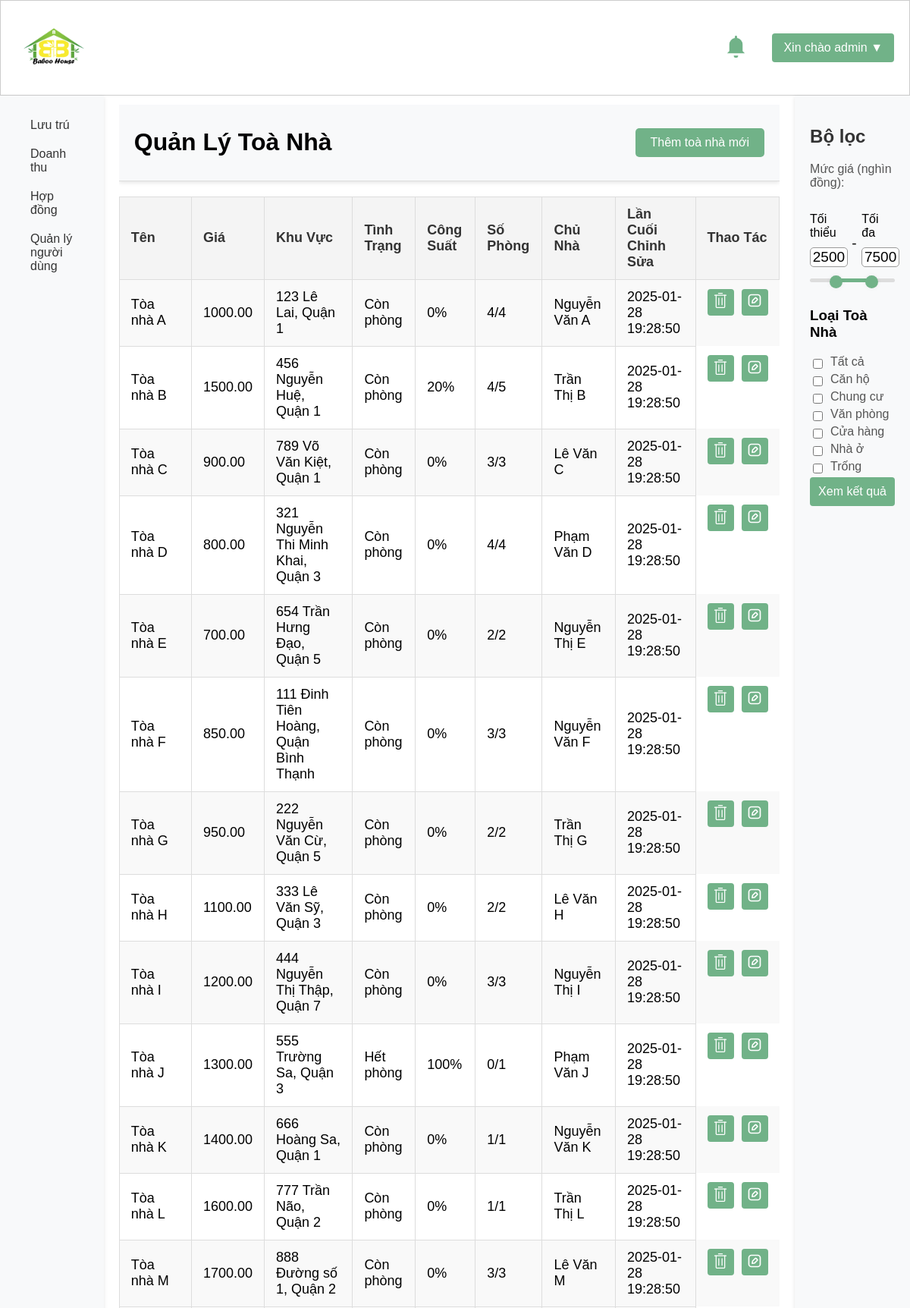
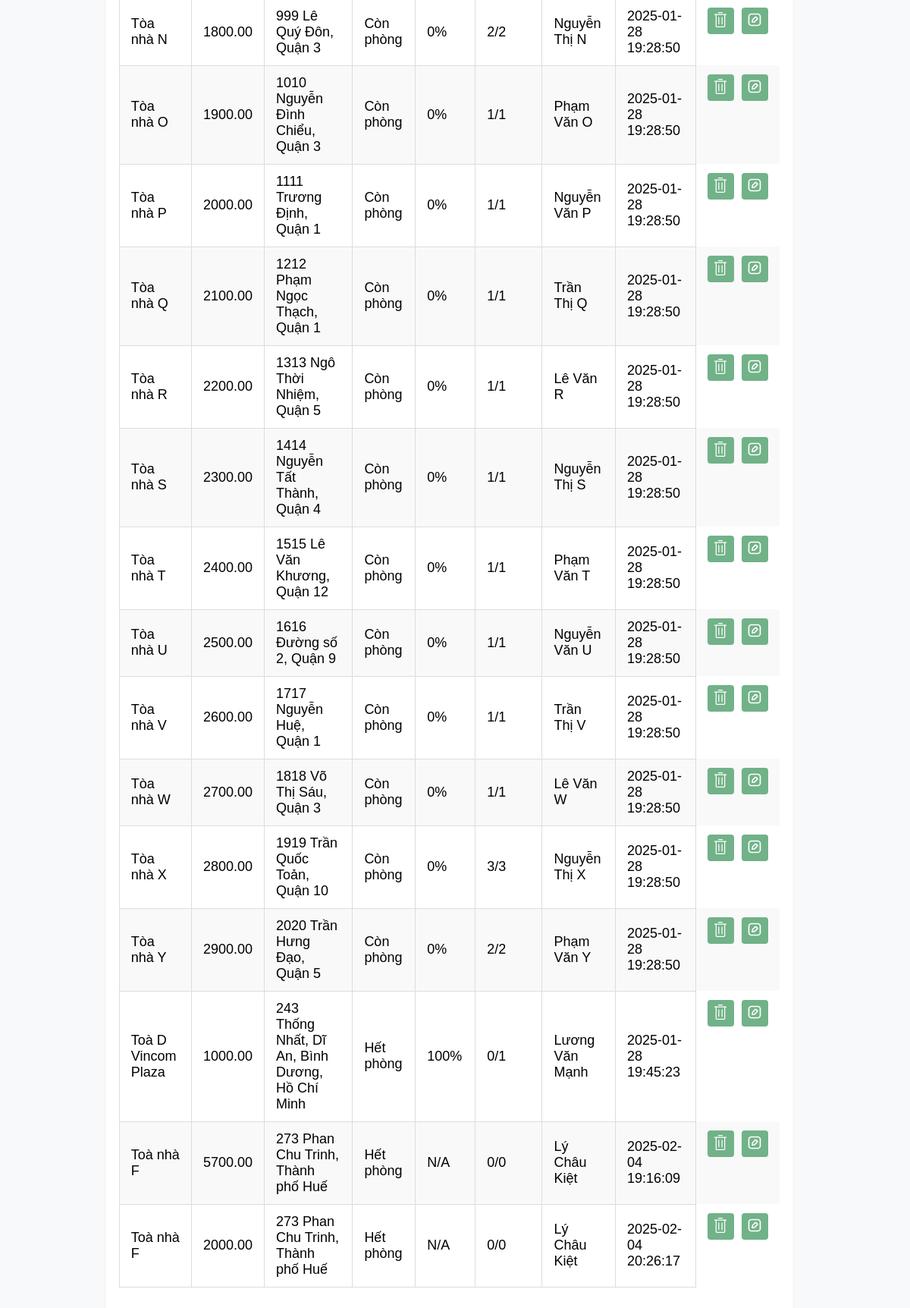
The page /templates/manage_buildings.php (signed in) on the database its author committed (2 pictures, top to bottom).
### tables this page shows
CREATE TABLE `buildings` (
  `building_id` int(11) NOT NULL,
  `user_id` int(11) DEFAULT NULL,
  `name` varchar(255) DEFAULT NULL,
  `address` varchar(255) DEFAULT NULL,
  `rental_price` decimal(10,2) DEFAULT NULL,
  `owner_name` varchar(255) DEFAULT NULL,
  `owner_phone` varchar(50) DEFAULT NULL,
  `building_type` varchar(50) DEFAULT NULL,
  `electricity_price` decimal(10,2) DEFAULT NULL,
  `water_price` decimal(10,2) DEFAULT NULL,
  `description` text DEFAULT NULL,
  `last_modified` datetime DEFAULT NULL,
  `photo_urls` text DEFAULT NULL,
  `approved` tinyint(1) DEFAULT 0
);

### admin/getallbuilding.php (called while the page is built, shortened)
<?php
require '../config/database.php';
function getAllBuildings($min_price = 0, $max_price = 5000, $selected_types = []) {
    global $conn;
    $sql = "SELECT * FROM buildings WHERE rental_price BETWEEN ? AND ?";
    $stmt = $conn->prepare($sql);
    $params = [$min_price, $max_price];
    $binding_types = str_repeat('i', 2);
    $stmt->bind_param($binding_types, ...$params);
    $stmt->execute();
    $result = $stmt->get_result();
    return $result;
}
function getDistinctBuildingTypes() {
    global $conn;
    $sql = "SELECT DISTINCT building_type FROM buildings";
    $result = $conn->query($sql);
    $types = [];
    while ($row = $result->fetch_assoc()) {
        $types[] = $row['building_type'];
    }
    return $types;
}
?>

### admin/getallroom.php (called while the page is built, shortened)
<?php
require '../config/database.php';
function getAllAvailableRooms($building_id) {
    global $conn;
    $rented_sql = "SELECT COUNT(*) AS rented_count FROM rooms WHERE building_id = ? AND room_status = 'Còn trống'";
    $total_sql = "SELECT COUNT(*) AS number_rooms FROM rooms WHERE building_id = ?";
    $stmt = $conn->prepare($rented_sql);
    if ($building_id) {
        $stmt->bind_param("i", $building_id);
    }
    $stmt->execute();
    $rented_result = $stmt->get_result();
    $rented_data = $rented_result->fetch_assoc();
    $rented_count = $rented_data['rented_count'];
    $stmt = $conn->prepare($total_sql);
    if ($building_id) {
        $stmt->bind_param("i", $building_id);
    }
    $stmt->execute();
    $total_result = $stmt->get_result();
    $total_data = $total_result->fetch_assoc();
    $number_rooms = $total_data['number_rooms'];
    return [
        'rented_count' => $rented_count,
        'number_rooms' => $number_rooms
    ];
}
?>

### templates/manage_buildings.php (the view, shortened to what this page needs)
<?php
include '../admin/getallbuilding.php';
include '../admin/getallroom.php';
$min_price = isset($_GET['min_price']) ? (int)$_GET['min_price'] : 0;
$max_price = isset($_GET['max_price']) ? (int)$_GET['max_price'] : 10000;
$selected_types = isset($_GET['building_type']) ? $_GET['building_type'] : [];
$buildings = getAllBuildings($min_price, $max_price, $selected_types);
$building_types = getDistinctBuildingTypes();
?>
<!DOCTYPE html>
<html lang="en">
<head>
    <link href="../assets/css/filter.css" rel="stylesheet">
</head>
<body>
    <?php include '../includes/header.php'; ?>
    <div class="head-container">
        <?php include '../includes/filter.php'; ?>
        <div class="main-content">
            <div class="manage-head">
                <h1>Quản Lý Toà Nhà</h1>
                <button class="create" onclick="location.href='create_building.php'">Thêm toà nhà mới</button>
            </div>
            <table>
                <tr>
                    <th>Tên</th>
                    <th>Giá</th>
                    <th>Khu Vực</th>
                    <th>Tình Trạng</th>
                    <th>Công Suất</th>
                    <th>Số Phòng</th>
                    <th>Chủ Nhà</th>
                    <th>Lần Cuối Chỉnh Sửa</th>
                    <th>Thao Tác</th>
                </tr>
                <?php if ($buildings->num_rows > 0): ?>
                    <?php while ($building = $buildings->fetch_assoc()): ?>
                        <tr onclick="location.href='edit_rooms.php?building_id=<?php echo htmlspecialchars($building['building_id']); ?>'" style="cursor: pointer;">
                            <?php
                            $availableRooms = getAllAvailableRooms($building['building_id']);
                            $rentedCount = $availableRooms["rented_count"];
                            $totalRooms = $availableRooms["number_rooms"];
                            ?>
                            <td><?php echo htmlspecialchars($building['name']); ?></td>
                            <td><?php echo htmlspecialchars($building['rental_price']); ?></td>
                            <td><?php echo htmlspecialchars($building['address']); ?></td>
                            <td>
                                <?php if ($rentedCount == 0): ?>
                                    Hết phòng
                                <?php else: ?>
                                    Còn phòng
                                <?php endif; ?>
                            </td>
                            <td>
                                <?php if ($totalRooms == 0): ?>
                                    N/A
                                <?php else: ?>
                                    <?php echo htmlspecialchars(100 - ($rentedCount / $totalRooms) * 100); ?>%
                                <?php endif; ?>
                            </td>
                            <td>
                                <?php echo htmlspecialchars($rentedCount); ?>/<?php echo htmlspecialchars($totalRooms); ?>
                            </td>
                            <td><?php echo htmlspecialchars($building['owner_name']); ?></td>
                            <td><?php echo htmlspecialchars($building['last_modified']); ?></td>
                            <td class="crud-btn">
                                <form action="../admin/delete_building.php" method="post" onsubmit="return confirm('Are you sure you want to delete this building?');" style="display:inline;">
                                    <button class="delete" type="submit"><img src="../assets/icons/bin.svg"></button>
                                </form>
                                <form action="../templates/edit_building.php" method="get" style="display:inline;">
                                    <button class="edit" type="submit"><img src="../assets/icons/edit.svg"></button>
                                </form>
                            </td>
                        </tr>
                    <?php endwhile; ?>
                <?php else: ?>
                    <tr>
                        <td colspan="10">Không tìm thấy toà nhà</td>
                    </tr>
                <?php endif; ?>
            </table>
        </div>
        <?php include '../includes/sidebar.php'; ?>
    </div>
</body>
</html>

### includes/header.php (shortened to what this page needs)
<?php
$hasUnread = false;
?>
<!DOCTYPE html>
<head>
    <link rel="stylesheet" href="../assets/css/style.css">
    <link rel="stylesheet" href="../assets/css/header.css">
</head>
<body>
<header class="header-container">
    <div class="logo-container">
        <a href="../templates/home.php"><img class="logo-img" src="../Upload/Img/logo.png" alt="Company Logo"></a>
    </div>
    <div class="func-container">
        <div class="notification">
            <a id="notificationBell"><img src="../assets/icons/<?php echo $hasUnread ? 'bell-on.svg' : 'bell.svg'; ?>"></a>
        </div>
        <div class="user-dropdown">
        <?php if (isset($_SESSION['username'])): ?>
            <button aria-haspopup="true" aria-expanded="false" onclick="toggleDropdown()"> Xin chào
                <?php echo htmlspecialchars($_SESSION['username']); ?> <span>&#9660;</span>
            </button>
        <?php endif; ?>
        </div>
    </div>
</header>
</body>

### includes/filter.php (shortened to what this page needs)
<div class="sidebar">
    <h2>Bộ lọc</h2>
    <label for="price-range">Mức giá (nghìn đồng):</label>
    <form class="filter-form" method="get" action="manage_buildings.php">
        <div class="price-input">
            <div class="field">
            <span>Tối thiểu</span>
            <input type="number" name="min_price" class="input-min" value="<?php echo htmlspecialchars($min_price); ?>">
            </div>
            <div class="separator">-</div>
            <div class="field">
            <span>Tối đa</span>
            <input type="number" name="max_price" class="input-max" value="<?php echo htmlspecialchars($max_price); ?>">
            </div>
        </div>
        <div class="slider-container">
            <div class="slider">
                <div class="progress"></div>
            </div>
        </div>
        <h3>Loại Toà Nhà</h3>
        <div class="checkbox-container">
            <input type="checkbox" name="building_type[]" value="All" id="All" onclick="toggleAll(this)">
            <label for="All">Tất cả</label>
        </div>
        <?php foreach ($building_types as $type): ?>
            <div class="checkbox-container">
                <input type="checkbox" name="building_type[]" value="<?php echo htmlspecialchars($type); ?>" id="<?php echo htmlspecialchars($type); ?>" class="building-type-checkbox" onclick="updateAllCheckbox()">
                <label for="<?php echo htmlspecialchars($type); ?>"><?php echo htmlspecialchars($type); ?></label>
            </div>
        <?php endforeach; ?>
        <button type="submit" id="filter-button">Xem kết quả</button>
    </form>
</div>

### includes/sidebar.php (shortened to what this page needs)
<div class="sidebar">
    <ul>
        <li class="accordion-item">
            <a href="javascript:void(0)" class="accordion-toggle">Lưu trú</a>
        </li>
        <li class="accordion-item">
            <a href="javascript:void(0)" class="accordion-toggle">Doanh thu</a>
        </li>
        <li><a href="#">Hợp đồng</a></li>
        <?php if (isset($_SESSION['role']) && $_SESSION['role'] == 'admin'): ?>
        <li><a href="../templates/manage_users.php">Quản lý người dùng</a></li>
        <?php endif; ?>
    </ul>
</div>

### assets/css/filter.css (style rules this page uses)
.price-input { width: 100%; display: flex; margin: 30px 0 35px; }
.price-input .field { width: 100%; height: 45px; align-items: center; }
.field input { width: 100%; outline: none; font-size: 19px; margin: 10px 0 10px 0; border-radius: 5px; text-align: center; border: 1px solid #999; -moz-appearance: textfield; }
.price-input .separator { width: 50px; display: flex; font-size: 19px; margin-top: 30px; margin-left: 5px; align-items: center; justify-content: center; }
.slider { height: 5px; position: relative; background: #ddd; border-radius: 5px; }
.slider .progress { height: 100%; left: 25%; right: 25%; position: absolute; border-radius: 5px; background: #71b288; }
.slider-container { margin: 0 0 30% 0; }
.checkbox-container { display: flex; align-items: center; }
.checkbox-container input[type="checkbox"] { margin-right: 10px; }

### assets/css/style.css (style rules this page uses)
* { user-select: none; -webkit-user-drag: none; }
body { width: 100%; height: 100%; margin: 0; overflow: hidden; font-family: Arial, sans-serif; }
input[type="checkbox"], input[type="range"], button { cursor: pointer; }
.sidebar { width: 10%; height: 100vh; background-color: #f8f9fa; box-shadow: 0 2px 5px rgba(0, 0, 0, 0.1); padding: 20px; }
.sidebar ul { list-style: none; padding: 0; margin: 0; }
.sidebar ul li a { display: block; padding: 10px 20px; color: #333; text-decoration: none; border-radius: 6px; }
.accordion-item .accordion-toggle { cursor: pointer; }
.func-container { display: flex; justify-content: center; align-items: center; gap: 30px; }
h2 { margin-bottom: 20px; color: #333333; }
label { display: block; margin-bottom: 5px; color: #555555; }
button[type="submit"] { width: 100%; padding: 10px; background-color: #71b288; border: none; border-radius: 4px; color: #ffffff; font-size: 16px; cursor: pointer; }
.header-container { display: flex; justify-content: space-between; align-items: center; padding: 10px 20px; background-color: #ffffff; border: 1px solid #cccccc; box-shadow: 0 4px 8px rgba(0, 0, 0, 0.1); color: #333333; }
.logo-container { display: flex; align-items: center; }
.logo-img { height: 100px; width: 100px; }
.user-dropdown { position: relative; }
.user-dropdown button { background-color: #71b288; border: none; color: #ffffff; padding: 10px 15px; border-radius: 4px; cursor: pointer; font-size: 16px; }
a { cursor: pointer; }
.head-container { column-gap: 20px; background-color: #ffffff; width: 100%; display: flex; flex-direction: row-reverse; }
.manage-head { width: auto; display: flex; flex-direction: row; justify-content: space-between; align-items: center; padding: 10px 20px; background-color: #f8f9fa; border-bottom: 1px solid #ddd; box-shadow: 0 2px 5px rgba(0, 0, 0, 0.1); }
.main-content { width: 90%; height: 85vh; overflow-y: scroll; margin-top: 1%; }
table { width: 100%; border-collapse: collapse; margin: 20px 0; font-size: 18px; text-align: left; border-collapse: collapse; width: auto; table-layout: auto; }
table th, table td { padding: 12px 15px; border: 1px solid #ddd; }
table th { background-color: #f4f4f4; color: #333; }
table tr:nth-child(even) { background-color: #f9f9f9; }
.create, .delete, .edit { display: inline-block; padding: 10px 20px; font-size: 16px; color: #fff; background-color: #71b288; border: none; border-radius: 5px; cursor: pointer; }
table { border-collapse: collapse; margin: 20px 0; font-size: 18px; text-align: left; border-collapse: collapse; width: 100%; table-layout: auto; }
.crud-btn { display: flex; gap: 10px; height: 100%; border: none; }
.crud-btn button { width: 35px; height: 35px; padding: 0; }
.crud-btn button img { width: 20px; height: 20px; }

### assets/css/header.css (style rules this page uses)
.notification { position: relative; display: inline-block; }

### rows shown on the page
buildings: name "Tòa nhà A", rental_price "1000.00", address "123 Lê Lai, Quận 1", shows "Còn phòng", totalRooms "0", rentedCount "4", totalRooms "4", owner_name "Nguyễn Văn A", last_modified "2025-01-28 19:28:50"
buildings: name "Tòa nhà B", rental_price "1500.00", address "456 Nguyễn Huệ, Quận 1", shows "Còn phòng", totalRooms "20", rentedCount "4", totalRooms "5", owner_name "Trần Thị B", last_modified "2025-01-28 19:28:50"
buildings: name "Tòa nhà C", rental_price "900.00", address "789 Võ Văn Kiệt, Quận 1", shows "Còn phòng", totalRooms "0", rentedCount "3", totalRooms "3", owner_name "Lê Văn C", last_modified "2025-01-28 19:28:50"
buildings: name "Tòa nhà D", rental_price "800.00", address "321 Nguyễn Thi Minh Khai, Quận 3", shows "Còn phòng", totalRooms "0", rentedCount "4", totalRooms "4", owner_name "Phạm Văn D", last_modified "2025-01-28 19:28:50"
buildings: name "Tòa nhà E", rental_price "700.00", address "654 Trần Hưng Đạo, Quận 5", shows "Còn phòng", totalRooms "0", rentedCount "2", totalRooms "2", owner_name "Nguyễn Thị E", last_modified "2025-01-28 19:28:50"
buildings: name "Tòa nhà F", rental_price "850.00", address "111 Đinh Tiên Hoàng, Quận Bình Thạnh", shows "Còn phòng", totalRooms "0", rentedCount "3", totalRooms "3", owner_name "Nguyễn Văn F", last_modified "2025-01-28 19:28:50"
buildings: name "Tòa nhà G", rental_price "950.00", address "222 Nguyễn Văn Cừ, Quận 5", shows "Còn phòng", totalRooms "0", rentedCount "2", totalRooms "2", owner_name "Trần Thị G", last_modified "2025-01-28 19:28:50"
buildings: name "Tòa nhà H", rental_price "1100.00", address "333 Lê Văn Sỹ, Quận 3", shows "Còn phòng", totalRooms "0", rentedCount "2", totalRooms "2", owner_name "Lê Văn H", last_modified "2025-01-28 19:28:50"
buildings: name "Tòa nhà I", rental_price "1200.00", address "444 Nguyễn Thị Thập, Quận 7", shows "Còn phòng", totalRooms "0", rentedCount "3", totalRooms "3", owner_name "Nguyễn Thị I", last_modified "2025-01-28 19:28:50"
buildings: name "Tòa nhà J", rental_price "1300.00", address "555 Trường Sa, Quận 3", shows "Hết phòng", totalRooms "100", rentedCount "0", totalRooms "1", owner_name "Phạm Văn J", last_modified "2025-01-28 19:28:50"
buildings: name "Tòa nhà K", rental_price "1400.00", address "666 Hoàng Sa, Quận 1", shows "Còn phòng", totalRooms "0", rentedCount "1", totalRooms "1", owner_name "Nguyễn Văn K", last_modified "2025-01-28 19:28:50"
buildings: name "Tòa nhà L", rental_price "1600.00", address "777 Trần Não, Quận 2", shows "Còn phòng", totalRooms "0", rentedCount "1", totalRooms "1", owner_name "Trần Thị L", last_modified "2025-01-28 19:28:50"
buildings: name "Tòa nhà M", rental_price "1700.00", address "888 Đường số 1, Quận 2", shows "Còn phòng", totalRooms "0", rentedCount "3", totalRooms "3", owner_name "Lê Văn M", last_modified "2025-01-28 19:28:50"
buildings: name "Tòa nhà N", rental_price "1800.00", address "999 Lê Quý Đôn, Quận 3", shows "Còn phòng", totalRooms "0", rentedCount "2", totalRooms "2", owner_name "Nguyễn Thị N", last_modified "2025-01-28 19:28:50"
buildings: name "Tòa nhà O", rental_price "1900.00", address "1010 Nguyễn Đình Chiểu, Quận 3", shows "Còn phòng", totalRooms "0", rentedCount "1", totalRooms "1", owner_name "Phạm Văn O", last_modified "2025-01-28 19:28:50"
buildings: name "Tòa nhà P", rental_price "2000.00", address "1111 Trương Định, Quận 1", shows "Còn phòng", totalRooms "0", rentedCount "1", totalRooms "1", owner_name "Nguyễn Văn P", last_modified "2025-01-28 19:28:50"
buildings: name "Tòa nhà Q", rental_price "2100.00", address "1212 Phạm Ngọc Thạch, Quận 1", shows "Còn phòng", totalRooms "0", rentedCount "1", totalRooms "1", owner_name "Trần Thị Q", last_modified "2025-01-28 19:28:50"
buildings: name "Tòa nhà R", rental_price "2200.00", address "1313 Ngô Thời Nhiệm, Quận 5", shows "Còn phòng", totalRooms "0", rentedCount "1", totalRooms "1", owner_name "Lê Văn R", last_modified "2025-01-28 19:28:50"
buildings: name "Tòa nhà S", rental_price "2300.00", address "1414 Nguyễn Tất Thành, Quận 4", shows "Còn phòng", totalRooms "0", rentedCount "1", totalRooms "1", owner_name "Nguyễn Thị S", last_modified "2025-01-28 19:28:50"
buildings: name "Tòa nhà T", rental_price "2400.00", address "1515 Lê Văn Khương, Quận 12", shows "Còn phòng", totalRooms "0", rentedCount "1", totalRooms "1", owner_name "Phạm Văn T", last_modified "2025-01-28 19:28:50"
buildings: name "Tòa nhà U", rental_price "2500.00", address "1616 Đường số 2, Quận 9", shows "Còn phòng", totalRooms "0", rentedCount "1", totalRooms "1", owner_name "Nguyễn Văn U", last_modified "2025-01-28 19:28:50"
buildings: name "Tòa nhà V", rental_price "2600.00", address "1717 Nguyễn Huệ, Quận 1", shows "Còn phòng", totalRooms "0", rentedCount "1", totalRooms "1", owner_name "Trần Thị V", last_modified "2025-01-28 19:28:50"
buildings: name "Tòa nhà W", rental_price "2700.00", address "1818 Võ Thị Sáu, Quận 3", shows "Còn phòng", totalRooms "0", rentedCount "1", totalRooms "1", owner_name "Lê Văn W", last_modified "2025-01-28 19:28:50"
buildings: name "Tòa nhà X", rental_price "2800.00", address "1919 Trần Quốc Toản, Quận 10", shows "Còn phòng", totalRooms "0", rentedCount "3", totalRooms "3", owner_name "Nguyễn Thị X", last_modified "2025-01-28 19:28:50"
buildings: name "Tòa nhà Y", rental_price "2900.00", address "2020 Trần Hưng Đạo, Quận 5", shows "Còn phòng", totalRooms "0", rentedCount "2", totalRooms "2", owner_name "Phạm Văn Y", last_modified "2025-01-28 19:28:50"
buildings: name "Toà D Vincom Plaza", rental_price "1000.00", address "243 Thống Nhất, Dĩ An, Bình Dương, Hồ Chí Minh", shows "Hết phòng", totalRooms "100", rentedCount "0", totalRooms "1", owner_name "Lương Văn Mạnh", last_modified "2025-01-28 19:45:23"
buildings: name "Toà nhà F", rental_price "5700.00", address "273 Phan Chu Trinh, Thành phố Huế", shows "Hết phòng", shows "N/A", rentedCount "0", totalRooms "0", owner_name "Lý Châu Kiệt", last_modified "2025-02-04 19:16:09"
buildings: name "Toà nhà F", rental_price "2000.00", address "273 Phan Chu Trinh, Thành phố Huế", shows "Hết phòng", shows "N/A", rentedCount "0", totalRooms "0", owner_name "Lý Châu Kiệt", last_modified "2025-02-04 20:26:17"

### other values the page prints
$_SESSION['username'] "admin"
$type "Căn hộ"
$type "Chung cư"
$type "Văn phòng"
$type "Cửa hàng"
$type "Nhà ở"
$type "Trống"
